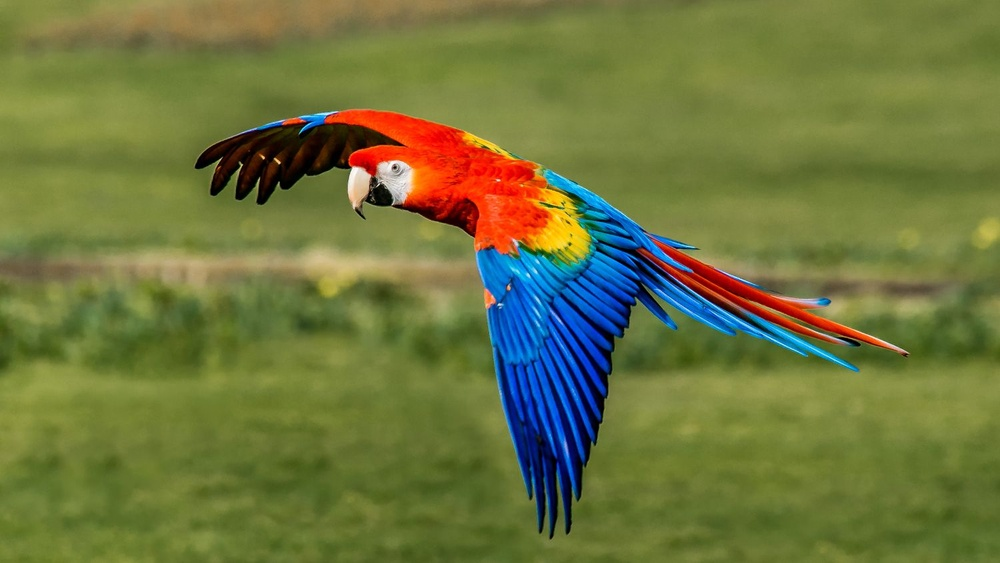
#> input picture test.jpg, 1000 x 563 px, shrunk from 1500 x 844 before the run
$ python Gaussian_filter.py
#> lines starting #> are read from the running program, lines starting #| are printed output that depends on the picture
"""
Code Explanation:

2D Convolution - Averaging -

As in one-dimensional signals, images also can be filtered with various low-pass filters(LPF), high-pass filters(HPF) etc.
LPF helps in removing noises, blurring the images etc. HPF filters helps in finding edges in the images.

Behind the code, the function creates a 5x5 matrix where every element is 1/25. This ensures the sum of all elements in the kernel is 1,
maintaining the image brightness.

This performs a 2D Convolution. The 5x5 kernel slides over the image.
For every pixel, it takes the average of the 5x5 neighborhood (25 pixels) and replaces the center pixel with this average value.
"""

import cv2
import numpy as np
from matplotlib import pyplot as plt

img = cv2.imread('test.jpg')
#> img is the input picture: shape (563, 1000, 3); mean B, G, R 61.7, 117.6, 110.2

kernel = np.ones((5,5),np.float32)/25
dst = cv2.filter2D(img,-1,kernel)

# can use this function also  blur = cv2.blur(img,(5,5))

print("2D Convolution ( Image Filtering )")
plt.subplot(121),plt.imshow(img),plt.title('Original')
plt.xticks([]), plt.yticks([])
plt.subplot(122),plt.imshow(dst),plt.title('2D Convolution - Averaging')
plt.xticks([]), plt.yticks([])
plt.show()
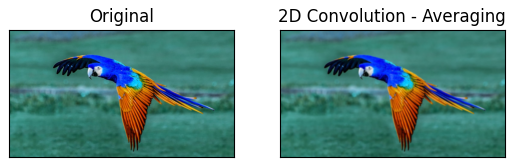
#> figure drawn by matplotlib, 2 panels; B, G, R data is drawn as R, G, B

"""
Weighted Mean (Gaussian-style) Kernel -

A weighted mean filter is a spatial filtering technique where pixels in a neighborhood are averaged, but unlike a standard "box" blur,
some pixels are given more "influence" (weight) than others.

In most cases, the center pixel (the one being processed) is given the highest weight, and the weights decrease as you move further away
toward the edges of the neighborhood.

"""

blur = cv2.GaussianBlur(img,(5,5),0)    #GaussianBlur function, kernel (5,5) with the best sigma calculated based on the kernel size
print("")
print("Gaussian Blurring")
plt.subplot(121),plt.imshow(img),plt.title('Original')
plt.xticks([]), plt.yticks([])
plt.subplot(122),plt.imshow(blur),plt.title('Gaussian Blurring')
plt.xticks([]), plt.yticks([])
plt.show()
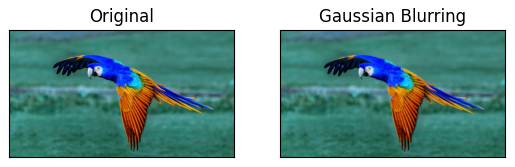
#> figure drawn by matplotlib, 2 panels; B, G, R data is drawn as R, G, B
